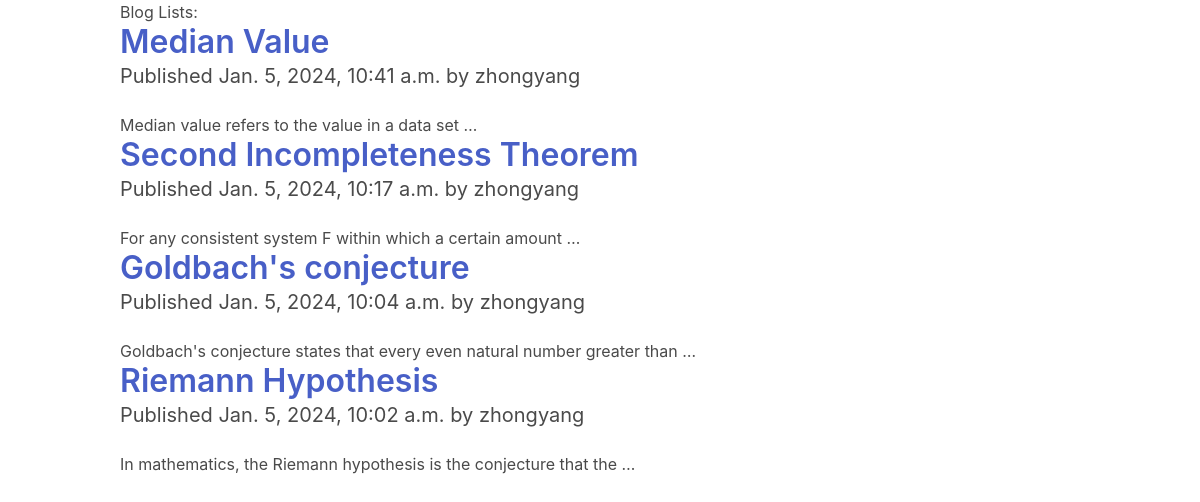
Screenshot of /blog/ with the database file from the repository.
### blog/models.py (models this page shows, shortened)
class Post(models.Model):
    class Status(models.TextChoices):
        DRAFT = 'DF', 'Draft'
        PUBLISHED = 'PB', 'Published'
    title = models.CharField(max_length=250)  # Translates into a VARCHAR column in the SQL database
    slug = models.SlugField(max_length=250)   # A slug is a short label that contains only letters, numbers, underscores, or hyphens.
    author = models.ForeignKey(User, on_delete=models.CASCADE, related_name='blog_posts')
    body = models.TextField()  # Translates into a TEXT column in the SQL database.
    publish = models.DateTimeField(default=datetime.now)  # Translates into a DATETIME column in the SQL database.
    created = models.DateTimeField(auto_now_add=True)  # the date will be saved automatically when creating an object.
    updated = models.DateTimeField(auto_now=True)  # the date will be saved automatically when saving an object.
    status = models.CharField(max_length=2,
                          choices=Status.choices,
                          default=Status.DRAFT)
    class Meta:
        ordering = ['-publish']
        indexes = [
            models.Index(fields=['-publish']),
        ]

### blog/views.py (the view)
# urls.py: path('', views.post_list, name='post_list'),
def post_list(request):
    posts = Post.objects.all()
    return render(request, "blog/list.html", {'posts' : posts})

### blog/templates/blog/list.html (shortened to what this page needs)
{% extends 'blog/base.html' %}
{% block content %}
    <h1>Blog Lists:</h1>
    {% for post in posts %}
    <div class="container">
        <h2 class="title">
            <a href="{% url 'blog:post_detail' post.id %}">
                {{ post.title }}
            </a>
        </h2>
        <p class="subtitle">
            Published {{ post.publish }} by {{ post.author }}
        </p>
        {{ post.body|truncatewords:10|linebreaks }}
    </div>
    {% endfor %}
{% endblock %}

### blog/templates/blog/base.html (shortened to what this page needs)
<!DOCTYPE html>
<html lang="en">
<head>
    <link rel="stylesheet" href="https://cdn.jsdelivr.net/npm/bulma@0.9.3/css/bulma.min.css">
</head>
<body>
    <div class="container">
        {% block content %}{% endblock %}
    </div>
</body>
</html>

### rows the page displays
Post: title "Median Value", publish "Jan. 5, 2024, 10:41 a.m.", author "zhongyang", body "Median value refers to the value in a data set …"
Post: title "Second Incompleteness Theorem", publish "Jan. 5, 2024, 10:17 a.m.", author "zhongyang", body "For any consistent system F within which a certain amount …"
Post: title "Goldbach's conjecture", publish "Jan. 5, 2024, 10:04 a.m.", author "zhongyang", body "Goldbach's conjecture states that every even natural number greater than …"
Post: title "Riemann Hypothesis", publish "Jan. 5, 2024, 10:02 a.m.", author "zhongyang", body "In mathematics, the Riemann hypothesis is the conjecture that the …"
